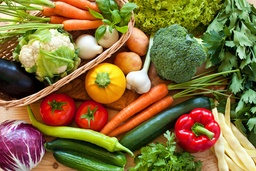
#> input picture Assignment 2/Image.jpg, 256 x 171 px, shrunk from 1600 x 1067 before the run
$ python Q2a.py
#> lines starting #> are read from the running program, lines starting #| are printed output that depends on the picture
### Assignment 2/kmeans.py
import numpy as np
import matplotlib.pyplot as plt
import cv2 #For reading the image data

"""
KMeans is a class which does image segmentation and can be called from
different programs
"""
class KMeans:
    """
    Initialising the parameters used for the model
    n_clusters -> k value
    max_iter -> maximum number of times we run kmeans
    curr_iter -> current iteration number
    cluster_centers -> the centroids of the data
    """
    def __init__(self, n_clusters=8, max_iter=300):
        self.n_clusters = n_clusters
        self.max_iter = max_iter
        self.curr_iter = 0
        self.cluster_centers = None

    """
    Main logic for training the data using the steps of
    kmeans
    """
    def fit(self, X):
        # Randomly assigning the cluster centers
        indices = np.random.choice(X.shape[0], self.n_clusters)
        self.cluster_centers = np.float32(X[indices]) #typecasting to float datatype
        #Assigning each data point to the nearest centroid
        cluster_assignments = self.assign_clusters(X)
        #Now it is the iterative part to assigning the points
        #and computes centroids on each iteration and updates
        #it until convergence
        while self.curr_iter < self.max_iter:
            self.curr_iter += 1
            # Updating cluster centers using the mean of cluster points.
            self.update_centers(X, cluster_assignments)

            #Assinging the new clusters to each data point
            new_assignments = self.assign_clusters(X)

            # If convergence reached then break
            flag = np.all(new_assignments == cluster_assignments)
            if (flag):
                break

            # Updating the cluster assignments.
            cluster_assignments = new_assignments

    """
    Updating the cluster centers based on the means of
    previously allocated data points for each cluster
    """
    def update_centers(self, X, cluster_assignments):
        for i in range(self.n_clusters):
            self.cluster_centers[i] = np.mean(X[cluster_assignments == i], axis=0)

    """
    Assigning each data point the cluster based  on the
    smallest euclidean distance
    """
    def assign_clusters(self, X):
        cluster_assignments = None
        min_dist = np.array([float('inf')] * X.shape[0])
        for i in range(self.n_clusters):
            # Distance of each point from the ith cluster center.
            dist = np.sqrt(np.sum((X - self.cluster_centers[i])**2, axis=1))
            # Assigning ith cluster to the points where distance is lesser
            # than the previous assignment.
            cluster_assignments = np.where(dist < min_dist, i, cluster_assignments)
            # Updating the minimum distance for points.
            min_dist = np.where(dist < min_dist, dist, min_dist)
        return cluster_assignments

    def segment_img(self, img, scale=1):
        #Convert cluster centers to pixel values
        clusters = np.uint8(scale * self.cluster_centers[:, :3])
        # Assign cluster to each pixel.
        cluster_assignments = self.assign_clusters(img)
        # Create segmented image with cluster values as pixel values.
        segmented = clusters[np.uint8(cluster_assignments)]
        return segmented

### Assignment 2/Q2a.py
#Importing necessary libraries for computation and visualisation
import numpy as np
import matplotlib.pyplot as plt
import cv2 #For reading the image data
import kmeans #Importing the kmeans module written in kmeans.py file


#Reading the image from specified location
image = cv2.imread('Image.jpg')
#> image is the input picture: shape (171, 256, 3); mean B, G, R 59.4, 112.6, 132
image = cv2.cvtColor(image, cv2.COLOR_BGR2RGB) #Converting default BGR to RGB

#Flatenning the image data and converting to float data type
pixel_values = image.reshape((-1,3))
pixel_values = np.float32(pixel_values)

#%%
#For K=2
model_2 = kmeans.KMeans(2)
model_2.fit(pixel_values)
#> in fit, `self.cluster_centers = np.float32(X[indices])`: self.cluster_centers = [[105, 121, 0], [200, 145, 89]]
#> the loop in fit, `while self.curr_iter < self.max_iter:` made 19 passes
#> flag on passes 1 to 12: False, False, False, False, False, False, False, False, False, False, False, False
#> after the loop in fit, `while self.curr_iter < self.max_iter:`: self.curr_iter = 19

fig, ax = plt.subplots(1, 2, figsize=(16, 5))

ax[0].imshow(image)
segmented_2 = model_2.segment_img(pixel_values).reshape(image.shape)
#> in segment_img, `clusters = np.uint8(scale * self.cluster_centers[:, :3])`: clusters = [[92, 70, 23], [193, 179, 115]]
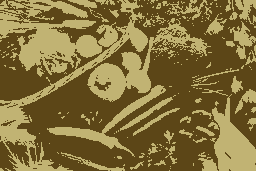
#> segmented_2: shape (171, 256, 3); mean R, G, B 131.2, 112.3, 58.7
ax[1].imshow(segmented_2)

#%%
#For K=3
model_3 = kmeans.KMeans(3)
model_3.fit(pixel_values)
#> the loop in fit (call 2), `while self.curr_iter < self.max_iter:` made 23 passes

fig, ax = plt.subplots(1, 2, figsize=(16, 5))

ax[0].imshow(image)
segmented_3 = model_3.segment_img(pixel_values).reshape(image.shape)
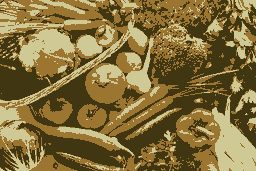
#> segmented_3: shape (171, 256, 3); mean R, G, B 131.7, 112, 59.2
ax[1].imshow(segmented_3)

#%%
#For K=4
model_4 = kmeans.KMeans(4)
model_4.fit(pixel_values)

fig, ax = plt.subplots(1, 2, figsize=(16, 5))

ax[0].imshow(image)
segmented_4 = model_4.segment_img(pixel_values).reshape(image.shape)
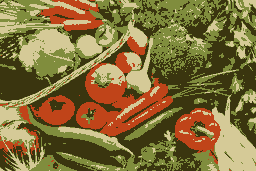
#> segmented_4: shape (171, 256, 3); mean R, G, B 131.4, 112, 58.6
ax[1].imshow(segmented_4)

#%%
#For K=5
model_5 = kmeans.KMeans(5)
model_5.fit(pixel_values)

fig, ax = plt.subplots(1, 2, figsize=(16, 5))

ax[0].imshow(image)
segmented_5 = model_5.segment_img(pixel_values).reshape(image.shape)
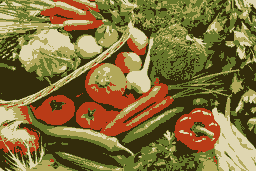
#> segmented_5: shape (171, 256, 3); mean R, G, B 131.4, 112.1, 58.9
ax[1].imshow(segmented_5)
